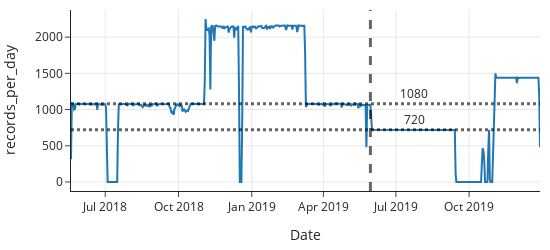

Notebook code cell kept with this figure:
### Code cell
fig = px.line(per_day, x=per_day.index, y='records_per_day',
              labels={'timestamp':'Date'}, width=550, height=250)

fig.add_annotation(x='2019-07-24', y=720,
            text="720", showarrow=False, yshift=10)
fig.add_annotation(x='2019-07-24', y=1080,
            text="1080", showarrow=False, yshift=10)

fig.add_hline(y=1080, line_width=3, line_dash="dot", opacity=0.6)
fig.add_hline(y=720, line_width=3, line_dash="dot", opacity=0.6)
fig.add_vline(x="2019-05-30", line_width=3, line_dash="dash", opacity=0.6)

fig

### Figure 1 — Plotly figure (JSON) as saved in the notebook; plotly's stock layout.template omitted (floating-point values rounded to 4 significant figures; data arrays with more than 128 entries replaced by an {"elided": "..."} marker saying what was removed)
{"data": [{"hovertemplate": "Date=%{x}<br>records_per_day=%{y}<extra></extra>", "legendgroup": "", "line": {"color": "#1F77B4", "dash": "solid"}, "marker": {"symbol": "circle"}, "mode": "lines", "name": "", "orientation": "v", "showlegend": false, "type": "scatter", "x": {"elided": "590 str values"}, "xaxis": "x", "y": {"elided": "590 int values"}, "yaxis": "y"}], "layout": {"annotations": [{"showarrow": false, "text": "720", "x": "2019-07-24", "y": 720, "yshift": 10}, {"showarrow": false, "text": "1080", "x": "2019-07-24", "y": 1080, "yshift": 10}], "height": 250, "legend": {"tracegroupgap": 0}, "shapes": [{"line": {"dash": "dot", "width": 3}, "opacity": 0.6, "type": "line", "x0": 0, "x1": 1, "xref": "x domain", "y0": 1080, "y1": 1080, "yref": "y"}, {"line": {"dash": "dot", "width": 3}, "opacity": 0.6, "type": "line", "x0": 0, "x1": 1, "xref": "x domain", "y0": 720, "y1": 720, "yref": "y"}, {"line": {"dash": "dash", "width": 3}, "opacity": 0.6, "type": "line", "x0": "2019-05-30", "x1": "2019-05-30", "xref": "x", "y0": 0, "y1": 1, "yref": "y domain"}], "width": 550, "xaxis": {"anchor": "y", "autorange": true, "domain": [0, 1], "range": ["2018-05-19", "2019-12-29"], "title": {"text": "Date"}, "type": "date"}, "yaxis": {"anchor": "x", "autorange": true, "domain": [0, 1], "range": [-125.0, 2375], "title": {"text": "records_per_day"}, "type": "linear"}}}
